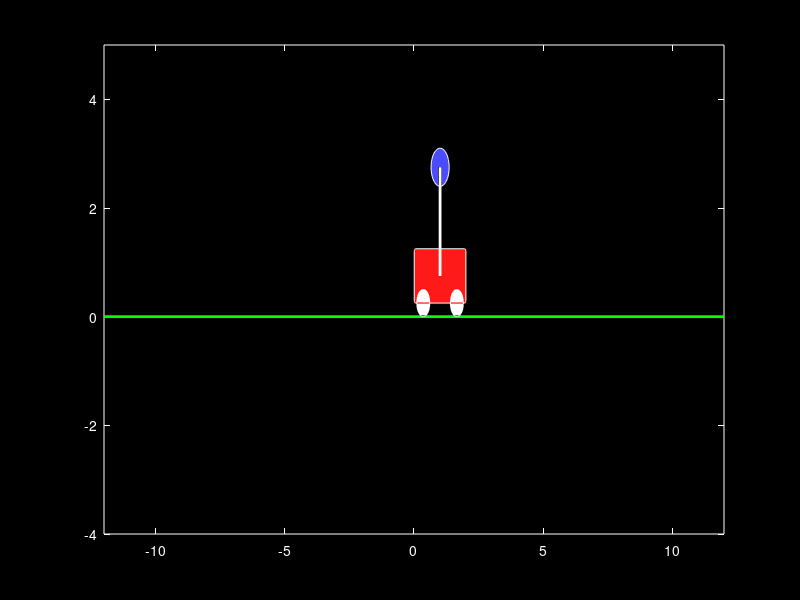

Reproduce this figure in MATLAB.
function aaa()

pkg load control;
  
m = 1;
M = 5;
L = 2;
g = -10;
d = 0;

s = 1;

A = [0 1 0 0;
    0 -d/M -m*g/M 0;
    0 0 0 1;
    0 -s*d/(M*L) -s*(m+M)*g/(M*L) 0];

B = [0; 1/M; 0; s*1/(M*L)];

korak = 0.01;
cas = 20;
tspan = 0:korak:cas;
korakov = cas/korak;

tspan = 0:.001:10;


p = [-1.5; -1.5; -1.6; -1.7];
p = [-1.1; -1.2; -1.3; -1.4];
K = place(A,B,p)


y0 = [0; 0; pi+0.9; 0];

[t,y] = ode45(@(t,y)vozicek(y,m,M,L,g,d,-K*(y-[1; 0; pi; 0])),tspan,y0);

[t y];

%{
  plot(t, y(:,1) ,'r;pozicijax;' )
  hold on
  plot(t, y(:,2), 'g;hitrost;')
  hold on
  plot(t, y(:,3), 'b;odklon utezi;')
  hold on
  plot(t, y(:,4), 'k;kotna hitrost;')
  
  %pause(100);
%}
  
%%{  
Y=y;
for i=1:50:length(t)
  %
  vektor = Y(i,:);
  x = vektor(1);
  th = vektor(3);
  th = th;
 
  %th=mod(-th+pi, 2*pi);
  
  W = 1*sqrt(M/5);  % cart width
  H = .5*sqrt(M/5); % cart height
  wr = .5; % wheel radius
  mr = .5*sqrt(m); % mass radius

  W=2;
  H=1;
  wr=0.5;
  mr=0.7;
  
  % positions
  % y = wr/2; % cart vertical position
  y = wr/2+H/2; % cart vertical position
  w1x = x-.9*W/2;
  w1y = 0;
  w2x = x+.9*W/2-wr;
  w2y = 0;

  l=2;
  
  px = x + l*sin(th);
  py = y - l*cos(th);

  plot([-12 12],[0 0],'g','LineWidth',2)
  hold on
  rectangle('Position',[x-W/2,y-H/2,W,H],'Curvature',.1,'FaceColor',[1 0.1 0.1],'EdgeColor',[1 1 1])
  rectangle('Position',[w1x,w1y,wr,wr],'Curvature',1,'FaceColor',[1 1 1],'EdgeColor',[1 1 1])
  rectangle('Position',[w2x,w2y,wr,wr],'Curvature',1,'FaceColor',[1 1 1],'EdgeColor',[1 1 1])

  plot([x px],[y py],'w','LineWidth',2)

  rectangle('Position',[px-mr/2,py-mr/2,mr,mr],'Curvature',1,'FaceColor',[.3 0.3 1],'EdgeColor',[1 1 1])

  % set(gca,'YTick',[])
  % set(gca,'XTick',[])
  xlim([-12 12]);
  ylim([-4 5]);
  set(gca,'Color','k','XColor','w','YColor','w')
  set(gcf,'Position',[10 900 800 400])
  set(gcf,'Color','k')
  set(gcf,'InvertHardcopy','off')   

  % box off
  drawnow
  hold off
  
  if i==1
    pause(1)
  endif

endfor
%}

  
endfunction
  
  
function dy = vozicek(y,m,M,L,g,d,u)

Sy = sin(y(3));
Cy = cos(y(3));
D = m*L*L*(M+m*(1-Cy^2));

dy(1,1) = y(2);
dy(2,1) = (1/D)*(-m^2*L^2*g*Cy*Sy + m*L^2*(m*L*y(4)^2*Sy - d*y(2))) + m*L*L*(1/D)*u;
dy(3,1) = y(4);
dy(4,1) = (1/D)*((m+M)*m*g*L*Sy - m*L*Cy*(m*L*y(4)^2*Sy - d*y(2))) - m*L*Cy*(1/D)*u;

endfunction